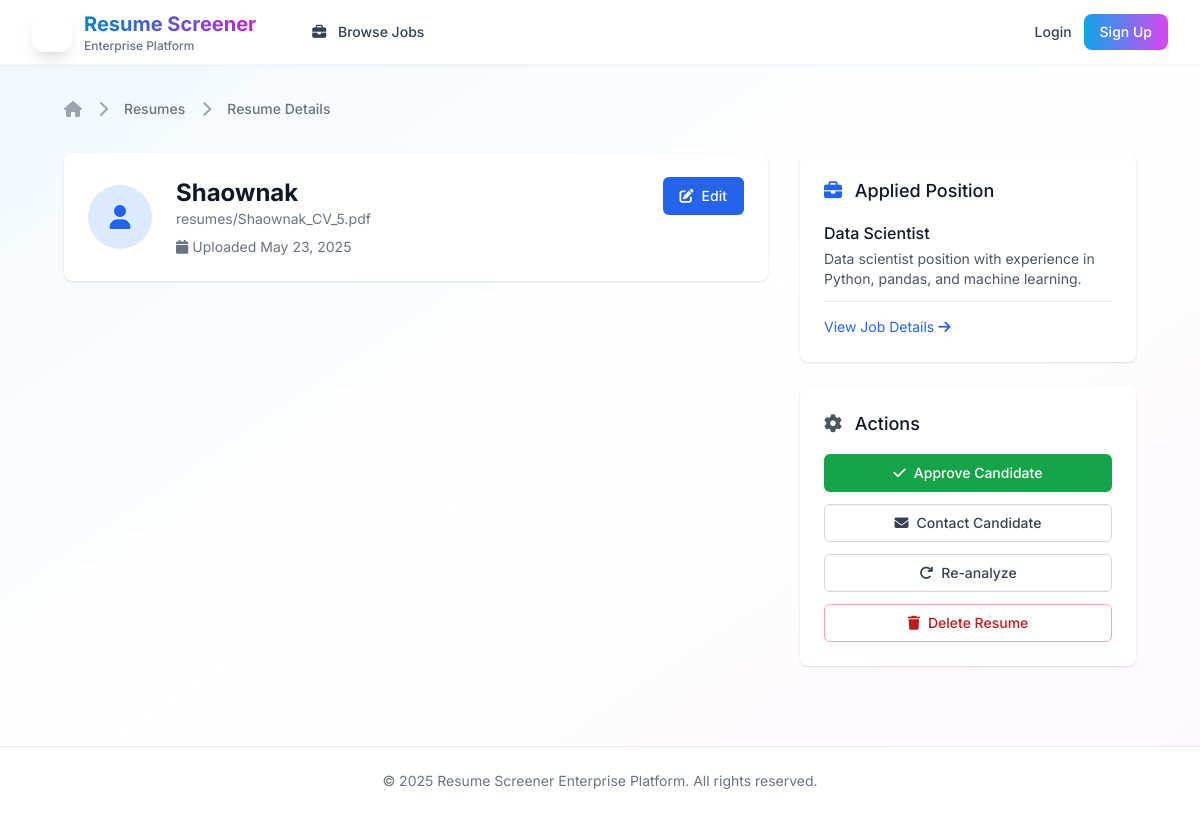
Screenshot of /jobs/resumes/1/ with the database file from the repository.
### jobs/models.py (models this page shows, shortened)
class Resume(models.Model):
    STATUS_CHOICES = [
        ('pending', 'Pending Score'),
        ('processing', 'Processing'),
        ('completed', 'Scored'),
        ('failed', 'Failed'),
    ]
    job = models.ForeignKey(Job, on_delete=models.CASCADE, related_name='resumes')
    applicant = models.ForeignKey(User, on_delete=models.CASCADE, limit_choices_to={'user_type': 'applicant'}, null=True, blank=True)
    applicant_name = models.CharField(max_length=255)
    resume_file = models.FileField(upload_to='resumes/')
    uploaded_at = models.DateTimeField(auto_now_add=True)
    score = models.FloatField(null=True, blank=True)
    scoring_status = models.CharField(max_length=20, choices=STATUS_CHOICES, default='pending')
    task_id = models.CharField(max_length=255, null=True, blank=True)
    use_async = models.BooleanField(default=False)

class Job(models.Model):
    title = models.CharField(max_length=255)
    description = models.TextField()
    requirements = models.TextField(blank=True, help_text="Job requirements and qualifications")
    location = models.CharField(max_length=100, blank=True)
    salary_range = models.CharField(max_length=50, blank=True)
    employment_type = models.CharField(max_length=20, choices=[
        ('full_time', 'Full Time'),
        ('part_time', 'Part Time'),
        ('contract', 'Contract'),
        ('internship', 'Internship'),
    ], default='full_time')
    posted_by = models.ForeignKey(User, on_delete=models.CASCADE, limit_choices_to={'user_type': 'hr'})
    posted_at = models.DateTimeField(auto_now_add=True)
    is_active = models.BooleanField(default=True)
    application_deadline = models.DateTimeField(null=True, blank=True)

### jobs/views.py (the view)
# urls.py: path('resumes/<int:resume_id>/', views.resume_detail, name='resume_detail'),
def resume_detail(request, resume_id):
    resume = get_object_or_404(Resume, id=resume_id)
    context = {
        'resume': resume,
    }
    return render(request, 'jobs/resume_detail.html', context)

### templates/jobs/resume_detail.html (shortened to what this page needs)
{% extends 'base.html' %}
{% block content %}
<div class="px-4 sm:px-6 lg:px-8">
    <div class="mb-8">
        <nav class="flex" aria-label="Breadcrumb">
            <ol class="flex items-center space-x-4">
                <li>
                    <div>
                        <a href="{% url 'job_list' %}" class="text-gray-400 hover:text-gray-500">
                            <i class="fas fa-home"></i>
                        </a>
                    </div>
                </li>
                <li>
                    <div class="flex items-center">
                        <i class="fas fa-chevron-right text-gray-400 mr-4"></i>
                        <a href="{% url 'resumes_list' %}" class="text-sm font-medium text-gray-500 hover:text-gray-700">Resumes</a>
                    </div>
                </li>
                <li>
                    <div class="flex items-center">
                        <i class="fas fa-chevron-right text-gray-400 mr-4"></i>
                        <span class="text-sm font-medium text-gray-500">{{ resume.candidate_name|default:"Resume Details" }}</span>
                    </div>
                </li>
            </ol>
        </nav>
    </div>
    <div class="grid grid-cols-1 lg:grid-cols-3 gap-8">
        <div class="lg:col-span-2">
            <div class="bg-white shadow rounded-lg p-6 mb-6">
                <div class="flex items-start justify-between">
                    <div class="flex items-center">
                        <div class="h-16 w-16 bg-blue-100 rounded-full flex items-center justify-center">
                            <i class="fas fa-user text-blue-600 text-2xl"></i>
                        </div>                        <div class="ml-6">
                            <h1 class="text-2xl font-bold text-gray-900">
                                {{ resume.applicant_name|default:"Unknown Candidate" }}
                            </h1>
                            <p class="text-sm text-gray-500">{{ resume.resume_file.name }}</p>
                            <div class="mt-2 flex items-center space-x-4">
                                <span class="inline-flex items-center text-sm text-gray-500">
                                    <i class="fas fa-calendar mr-1"></i>
                                    Uploaded {{ resume.uploaded_at|date:"M d, Y" }}
                                </span>
                            </div>
                        </div>
                    </div>
                    <div class="flex space-x-3">
                        <button class="inline-flex items-center px-4 py-2 border border-transparent text-sm font-medium rounded-md text-white bg-blue-600 hover:bg-blue-700 focus:outline-none focus:ring-2 focus:ring-offset-2 focus:ring-blue-500">
                            <i class="fas fa-edit mr-2"></i>
                            Edit
                        </button>
                    </div>
                </div>
            </div>
        </div>
        <div class="lg:col-span-1">
            {% if resume.job %}
            <div class="bg-white shadow rounded-lg p-6 mb-6">
                <h3 class="text-lg font-medium text-gray-900 mb-4">
                    <i class="fas fa-briefcase mr-2 text-blue-600"></i>
                    Applied Position
                </h3>
                <div class="space-y-3">
                    <div>
                        <h4 class="font-medium text-gray-900">{{ resume.job.title }}</h4>
                        <p class="text-sm text-gray-600 mt-1">{{ resume.job.description|truncatewords:20 }}</p>
                    </div>
                    <div class="pt-3 border-t border-gray-200">
                        <a href="{% url 'job_detail' resume.job.id %}" class="inline-flex items-center text-sm text-blue-600 hover:text-blue-500">
                            View Job Details
                            <i class="fas fa-arrow-right ml-1"></i>
                        </a>
                    </div>
                </div>
            </div>
            {% endif %}
            <div class="bg-white shadow rounded-lg p-6">
                <h3 class="text-lg font-medium text-gray-900 mb-4">
                    <i class="fas fa-cog mr-2 text-gray-600"></i>
                    Actions
                </h3>
                <div class="space-y-3">
                    <button class="w-full inline-flex justify-center items-center px-4 py-2 border border-transparent text-sm font-medium rounded-md text-white bg-green-600 hover:bg-green-700 focus:outline-none focus:ring-2 focus:ring-offset-2 focus:ring-green-500">
                        <i class="fas fa-check mr-2"></i>
                        Approve Candidate
                    </button>
                    <button class="w-full inline-flex justify-center items-center px-4 py-2 border border-gray-300 text-sm font-medium rounded-md text-gray-700 bg-white hover:bg-gray-50 focus:outline-none focus:ring-2 focus:ring-offset-2 focus:ring-blue-500">
                        <i class="fas fa-envelope mr-2"></i>
                        Contact Candidate
                    </button>
                    <button class="w-full inline-flex justify-center items-center px-4 py-2 border border-gray-300 text-sm font-medium rounded-md text-gray-700 bg-white hover:bg-gray-50 focus:outline-none focus:ring-2 focus:ring-offset-2 focus:ring-blue-500">
                        <i class="fas fa-redo mr-2"></i>
                        Re-analyze
                    </button>
                    <button class="w-full inline-flex justify-center items-center px-4 py-2 border border-red-300 text-sm font-medium rounded-md text-red-700 bg-white hover:bg-red-50 focus:outline-none focus:ring-2 focus:ring-offset-2 focus:ring-red-500">
                        <i class="fas fa-trash mr-2"></i>
                        Delete Resume
                    </button>
                </div>
            </div>
        </div>
    </div>
</div>
{% endblock %}

### rows the page displays
Resume: applicant_name "Shaownak", resume_file.name "resumes/Shaownak_CV_5.pdf", uploaded_at "May 23, 2025", job "Data Scientist", job.description "Data scientist position with experience in Python, pandas, and machine learning."

### other values shown
{{ resume.candidate_name|default:"Resume Details" }} "Resume Details"
